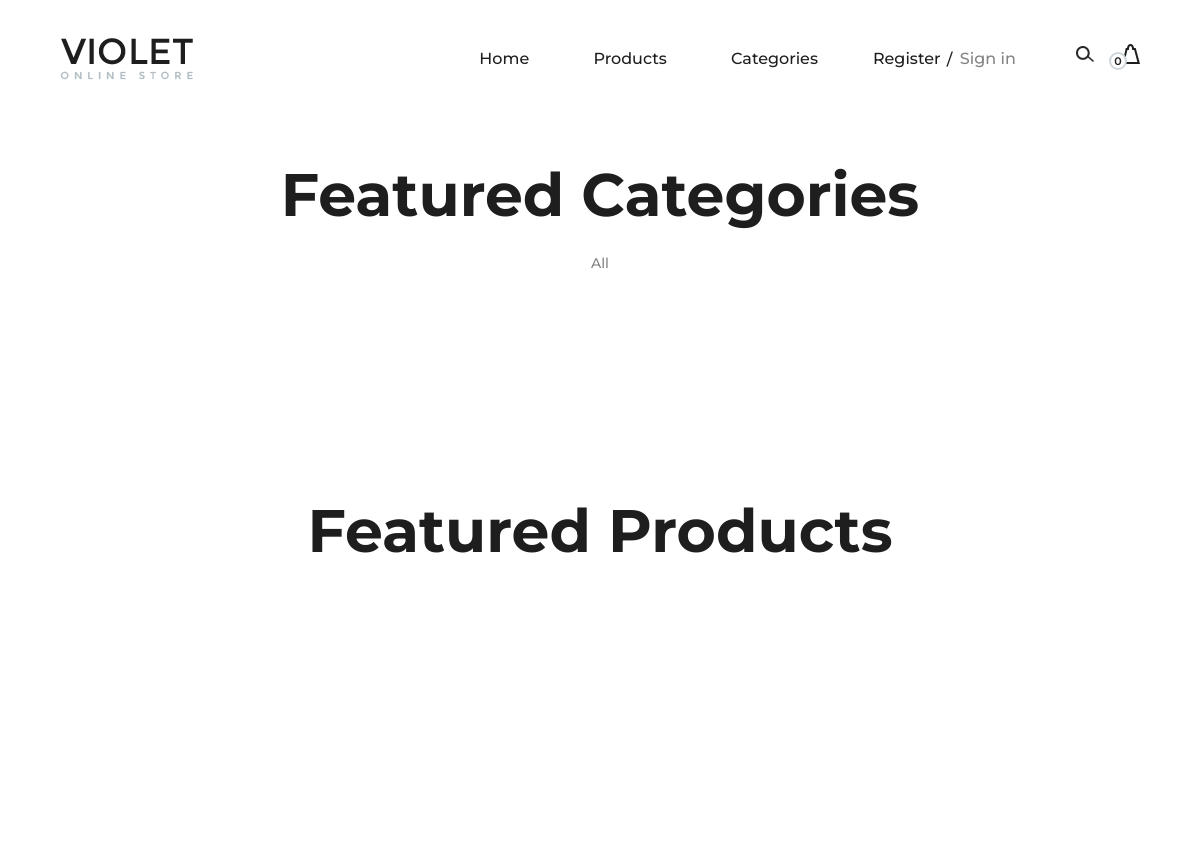
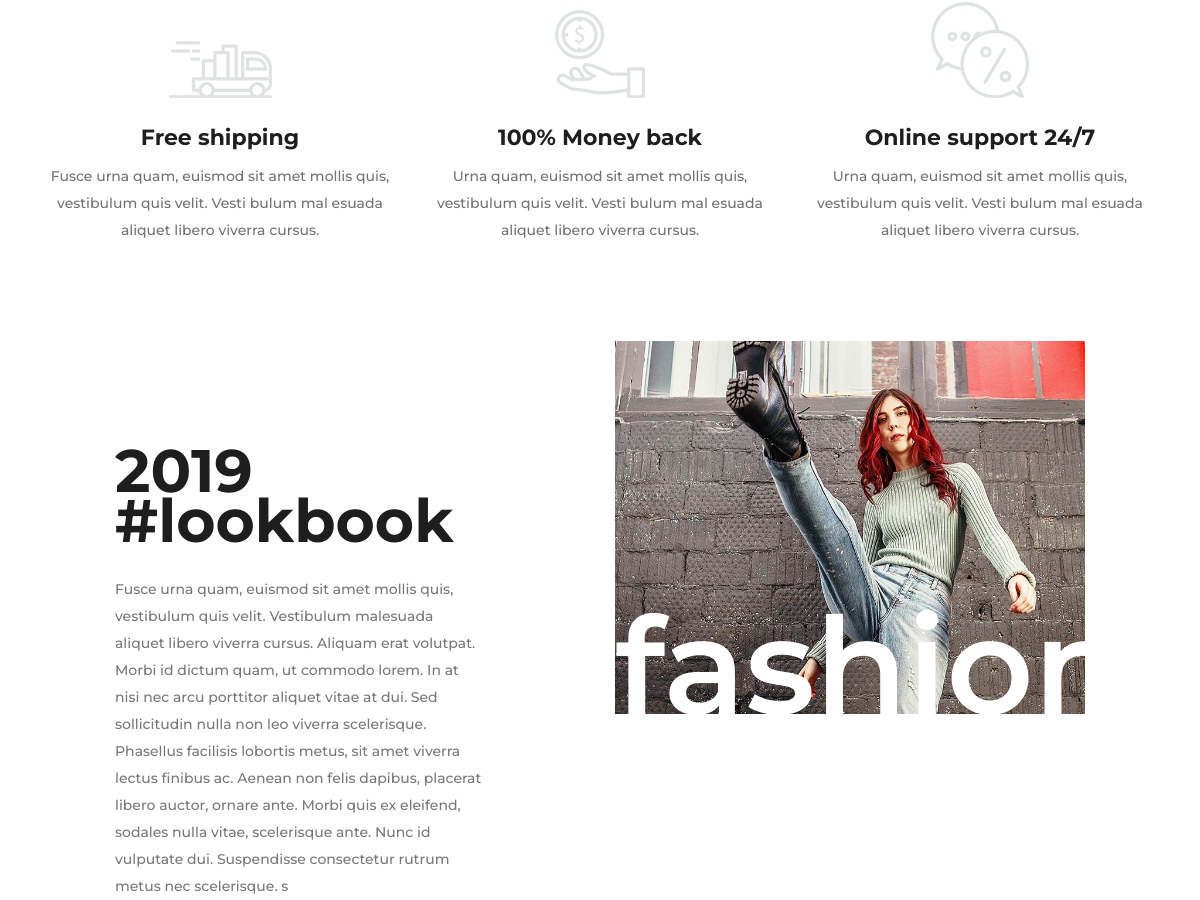
The app's page / (upper part), older data (2 pictures, top to bottom).
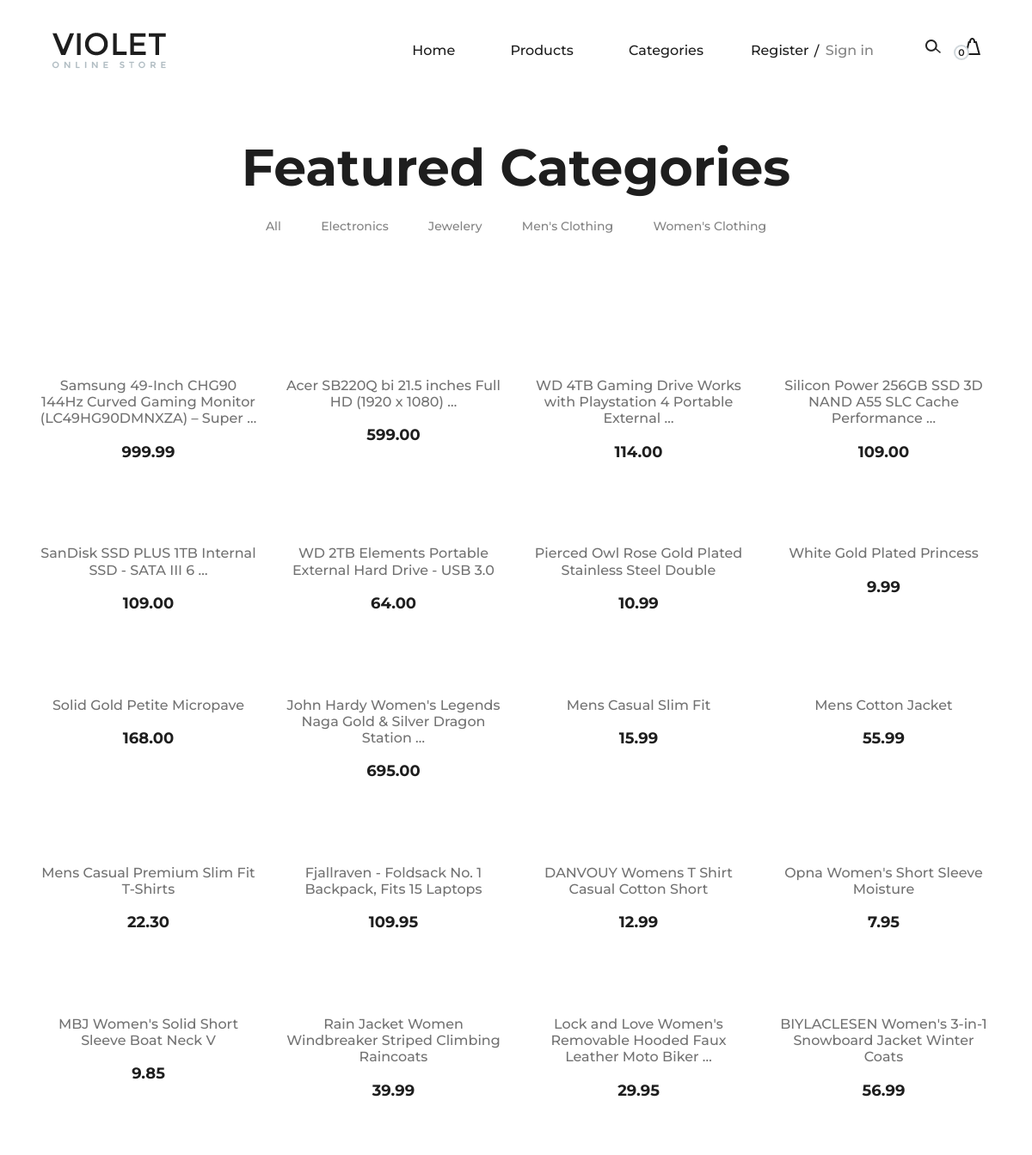
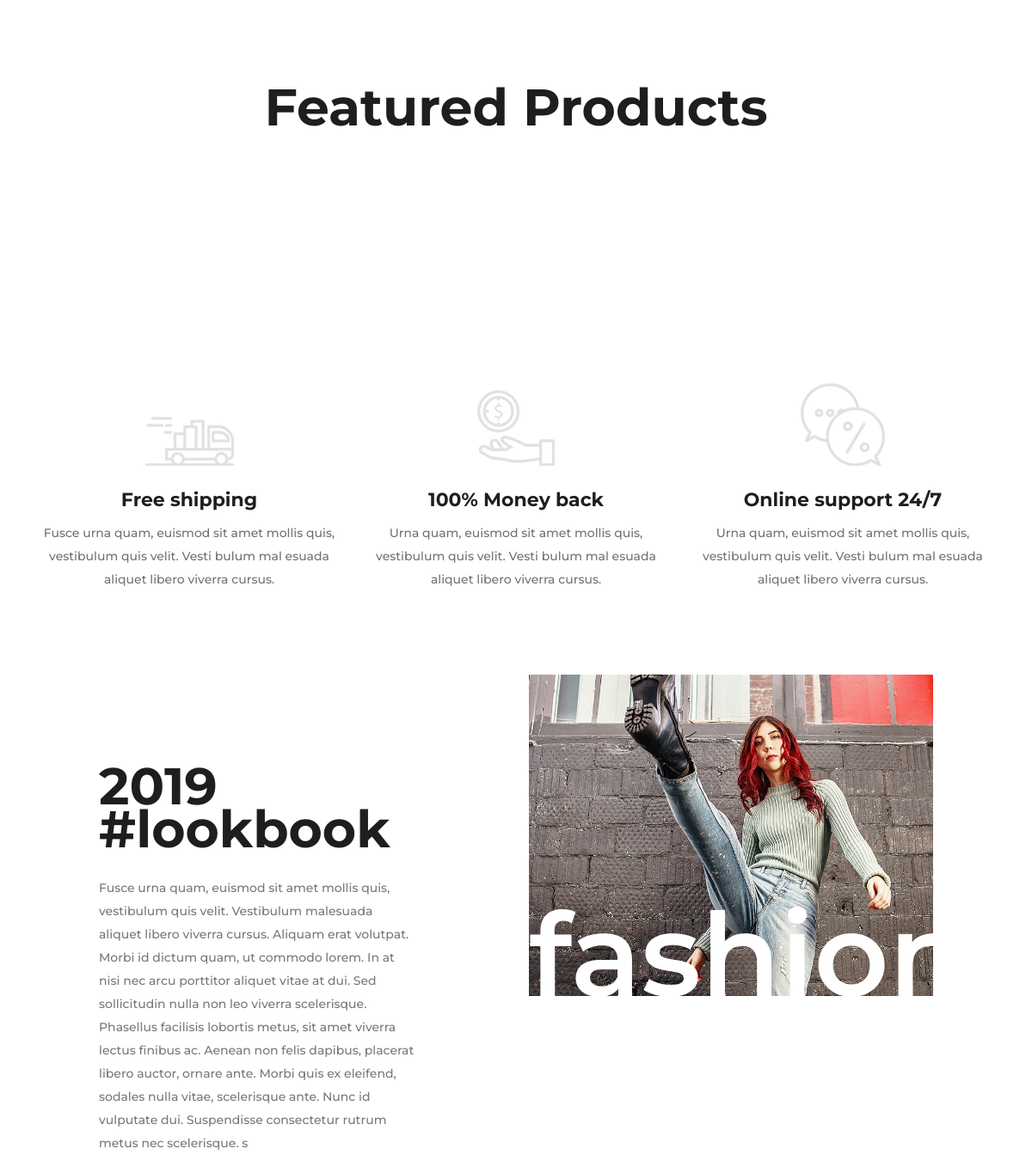
The same page, newer data (2 pictures, top to bottom).
### product/models.py (models this page shows, shortened)
class Category(models.Model):
    title = models.CharField(max_length=150, unique=True)
    slug = models.SlugField( unique=True,max_length=150)
    featured= models.BooleanField(default=False)
    created_data = models.DateTimeField(auto_now_add=True)
    class Meta:
        ordering =['title']

class Product(models.Model):
    title = models.CharField(max_length=250, unique=True)
    slug = models.SlugField( unique=True,max_length=250)
    category = models.ForeignKey(Category,related_name='products', on_delete=models.CASCADE)
    thumbnail = models.URLField()
    description = models.TextField(null=True,blank=True,default='N/A')
    price = models.DecimalField(max_digits=10, decimal_places=2)
    featured= models.BooleanField(default=False)
    in_stock=models.BooleanField(default=True)
    created_data = models.DateTimeField(auto_now_add=True)
    updated_data = models.DateTimeField(auto_now=True)
    class Meta:
        ordering =['-id']

### product/views.py (the view)
# urls.py: path('',Home.as_view(),name='home'),
class Home(generic.TemplateView):
    template_name ='home.html'
    def get_context_data(self, **kwargs):
        context = super().get_context_data(**kwargs)
        context.update({
            'featured_categories': Category.objects.filter(featured=True),
            'featured_products': Product.objects.filter(featured=True),
            'sliders': Slider.objects.filter(show=True)
        })
        return context

### cart/carts.py (called while the page is built)
    def __len__(self):
        return len(list(self.cart.keys()))

### cart/context_processors.py (called while the page is built)
def cart(request):
    return {"cart": Cart(request)}

### product/context_processors.py (called while the page is built)
def categories(request):
    return {
        'categories': Category.objects.all()
    }

### templates/home.html (shortened to what this page needs)
{% extends 'base.html' %}
{% load static %}
{% block content %}
<section class="latest-products spad">
    <div class="container">
        <div class="product-filter">
            <div class="row">
                <div class="col-lg-12 text-center">
                    <div class="section-title">
                        <h2>Featured Categories</h2>
                    </div>
                    <ul class="product-controls">
                        <li data-filter="*">All</li>
                        {% for category in featured_categories %}
                        <li data-filter=".{{category.slug}}">{{category.title | title}}</li>
                        {% endfor %}
                    </ul>
                </div>
            </div>
        </div>
        <div class="row" id="product-list">
            {% for category in featured_categories %}
            {% for product in category.products.all %}
            <div class="col-lg-3 col-sm-6 mix {{category.slug}}">
                <div class="single-product-item">
                    <figure>
                        <a href="{% url 'product-details' product.slug %}"><img style="height:180px ;" src="{{product.thumbnail}}" alt=""></a>
                    </figure>
                    <div class="product-text">
                        <a class="text-decoration-none" href="{% url 'product-details' product.slug %}">
                            <h6>{{product.title | truncatewords:10}}</h6>
                        </a>
                        <p>{{product.price}}</p>
                    </div>
                </div>
            </div>
           {% endfor %}
              {% endfor %}
        </div>
    </div>
</section>
<section class="latest-products spad">
    <div class="container">
        <div class="product-filter">
            <div class="row">
                <div class="col-lg-12 text-center">
                    <div class="section-title">
                        <h2>Featured Products</h2>
                    </div>
                </div>
            </div>
        </div>
    </div>
</section>
<section class="features-section spad">
    <div class="features-ads">
        <div class="container">
            <div class="row">
                <div class="col-lg-4">
                    <div class="single-features-ads first">
                        <img src="{% static 'img/icons/f-delivery.png' %}" alt="">
                        <h4>Free shipping</h4>
                        <p>Fusce urna quam, euismod sit amet mollis quis, vestibulum quis velit. Vesti bulum mal
                            esuada aliquet libero viverra cursus. </p>
                    </div>
                </div>
                <div class="col-lg-4">
                    <div class="single-features-ads second">
                        <img src="{% static 'img/icons/coin.png' %}" alt="">
                        <h4>100% Money back </h4>
                        <p>Urna quam, euismod sit amet mollis quis, vestibulum quis velit. Vesti bulum mal esuada
                            aliquet libero viverra cursus. </p>
                    </div>
                </div>
                <div class="col-lg-4">
                    <div class="single-features-ads">
                        <img src="{% static 'img/icons/chat.png' %}" alt="">
                        <h4>Online support 24/7</h4>
                        <p>Urna quam, euismod sit amet mollis quis, vestibulum quis velit. Vesti bulum mal esuada
                            aliquet libero viverra cursus. </p>
                    </div>
                </div>
            </div>
        </div>
    </div>
</section>
<section class="lookbok-section">
    <div class="container-fluid">
        <div class="row">
            <div class="col-lg-4 offset-lg-1">
                <div class="lookbok-left">
                    <div class="section-title">
                        <h2>2019 <br />#lookbook</h2>
                    </div>
                    <p>Fusce urna quam, euismod sit amet mollis quis, vestibulum quis velit. Vestibulum malesuada
                        aliquet libero viverra cursus. Aliquam erat volutpat. Morbi id dictum quam, ut commodo
                        lorem. In at nisi nec arcu porttitor aliquet vitae at dui. Sed sollicitudin nulla non leo
                        viverra scelerisque. Phasellus facilisis lobortis metus, sit amet viverra lectus finibus ac.
                        Aenean non felis dapibus, placerat libero auctor, ornare ante. Morbi quis ex eleifend,
                        sodales nulla vitae, scelerisque ante. Nunc id vulputate dui. Suspendisse consectetur rutrum
                        metus nec scelerisque. s</p>
                </div>
            </div>
            <div class="col-lg-5 offset-lg-1">
                <div class="lookbok-pic">
                    <img src="{% static 'img/lookbok.jpg'%}" alt="">
                    <div class="pic-text">fashion</div>
                </div>
            </div>
        </div>
    </div>
</section>
{% endblock content %}

### templates/base.html (shortened to what this page needs)
<!DOCTYPE html>
<html lang="zxx">
<head>
    {% load static %}
    <link rel="stylesheet" href="{%  static 'css/bootstrap.min.css' %}" type="text/css">
    <link rel="stylesheet" href="{%  static 'css/font-awesome.min.css' %}" type="text/css">
    <link rel="stylesheet" href="{%  static 'css/nice-select.css' %}" type="text/css">
    <link rel="stylesheet" href="{%  static 'css/owl.carousel.min.css' %}" type="text/css">
    <link rel="stylesheet" href="{%  static 'css/magnific-popup.css' %}" type="text/css">
    <link rel="stylesheet" href="{%  static 'css/slicknav.min.css' %}" type="text/css">
    <link rel="stylesheet" href="{%  static 'css/style.css' %}" type="text/css">
</head>
<body>
    {% include 'header.html' %}
    {% block content %}
    {% endblock content %}
</body>
</html>

### templates/header.html (shortened to what this page needs)
{%load static%}
<header class="header-section">
    <div class="container-fluid">
        <div class="inner-header">
            <div class="logo">
                <a href="{% url 'home' %}"><img src="{% static 'img/logo.png' %}" alt=""></a>
            </div>
            <div class="header-right">
                <img src="{% static 'img/icons/search.png' %}" alt="" class="search-trigger">
                <a href="{% url 'cart' %}">
                    <img src="{% static 'img/icons/bag.png' %}" alt="">
                    <span>{{cart|length}}</span>
                </a>
            </div>
            <div class="user-access">
                <a href="#">Register</a>
                <a href="#" class="in">Sign in</a>
            </div>
            <nav class="main-menu mobile-menu">
                <ul>
                    <li><a class="" href="{% url 'home' %}">Home</a></li>
                    <li><a class="" href="{% url 'product-list' %}">Products</a></li>
                    <li><a href="#">Categories</a>
                    </li>
                </ul>
            </nav>
        </div>
    </div>
</header>

### templates/slider.html (shortened to what this page needs)
{% load static%}

### templates/scripts.html (shortened to what this page needs)
{% load static %}

### static/css/style.css (style rules this page uses)
html, body { height: 100%; font-family: "Montserrat", sans-serif; -webkit-font-smoothing: antialiased; font-smoothing: antialiased; background: none; }
h1, h2, h3, h4, h5, h6 { margin: 0; color: #111111; font-weight: 500; font-family: "Montserrat", sans-serif; }
h2 { font-size: 36px; }
h4 { font-size: 24px; }
h6 { font-size: 16px; }
p { font-size: 15px; color: #7b7b7b; font-weight: 400; line-height: 1.6; font-family: "Montserrat", sans-serif; margin: 0 0 15px 0; }
img { max-width: 100%; }
ul, ol { padding: 0; margin: 0; }
.section-title h2 { color: #1e1e1e; font-size: 60px; font-weight: 700; }
.spad { padding-top: 100px; padding-bottom: 100px; }
.header-section { height: 104px; padding-top: 38px; padding-bottom: 24px; padding-left: 45px; padding-right: 45px; }
.inner-header .logo { float: left; }
.inner-header .header-right { float: right; line-height: 30px; }
.inner-header .header-right img { display: inline-block; margin-right: 20px; cursor: pointer; }
.inner-header .header-right a { display: inline-block; position: relative; }
.inner-header .header-right a img { margin-right: 0; margin-left: 4px; }
.inner-header .header-right a span { font-size: 11px; color: #1e1e1e; width: 18px; height: 18px; border: 2px solid #D0D7DB; background: #fff; display: inline-block; line-height: 15px; text-align: center; border-radius: 50%; font-weight: 600; position: absolute; left: -9px; top: 14px; }
.inner-header .user-access { float: right; margin-right: 100px; }
.inner-header .user-access a { color: #1e1e1e; font-size: 16px; display: inline-block; font-weight: 500; position: relative; line-height: 42px; }
.inner-header .user-access a.in { color: #838383; margin-left: 15px; position: relative; }
.inner-header .user-access a.in::before { position: absolute; left: -13px; top: 1px; color: #1e1e1e; content: "/"; }
.inner-header .main-menu { float: right; margin-right: 150px; }
.inner-header .main-menu ul li { display: inline-block; margin-left: 60px; position: relative; }
.inner-header .main-menu ul li a { color: #1e1e1e; font-size: 16px; display: inline-block; font-weight: 500; position: relative; line-height: 42px; }
.inner-header .main-menu ul li a:after { position: absolute; left: 0; bottom: 7px; width: 100%; height: 2px; background: #1e1e1e; content: ""; opacity: 0; -webkit-transform: all 0.3s; -webkit-transition: all 0.3s; transition: all 0.3s; }
.features-section { padding-bottom: 0; }
.features-ads { padding-bottom: 67px; }
.features-ads .single-features-ads { text-align: center; margin-bottom: 30px; }
.features-ads .single-features-ads.first { margin-top: 39px; }
.features-ads .single-features-ads.second { margin-top: 8px; }
.features-ads .single-features-ads img { margin-bottom: 15px; }
.features-ads .single-features-ads h4 { color: #1e1e1e; font-size: 22px; font-weight: 700; line-height: 50px; }
.features-ads .single-features-ads p { color: #727272; font-size: 14px; line-height: 27px; font-weight: 500; }
.latest-products { padding-top: 55px; padding-bottom: 65px; }
.product-filter { margin-bottom: 100px; }
.product-filter .section-title { margin-bottom: 20px; }
.product-filter .product-controls li { list-style: none; display: inline-block; color: #838383; font-size: 14px; margin-right: 42px; font-weight: 500; cursor: pointer; }
.product-filter .product-controls li:last-child { margin-right: 0; }
.single-product-item { margin-bottom: 30px; }
.single-product-item figure { margin-bottom: 40px; position: relative; overflow: hidden; }
.single-product-item .product-text { text-align: center; }
.single-product-item .product-text h6 { color: #727272; margin-bottom: 15px; }
.single-product-item .product-text p { color: #1e1e1e; font-size: 18px; font-weight: 700; margin-bottom: 0; }
.lookbok-left { padding-top: 105px; }
.lookbok-left .section-title { margin-bottom: 30px; }
.lookbok-left .section-title h2 { line-height: 50px; }
.lookbok-left p { color: #787878; font-size: 14px; line-height: 27px; font-weight: 500; margin-bottom: 40px; }
.lookbok-pic { position: relative; }
.lookbok-pic img { min-width: 100%; height: 100%; }
.lookbok-pic .pic-text { position: absolute; left: 0; right: 0; bottom: 0; text-align: center; font-size: 135px; color: #fff; font-weight: 600; line-height: 97px; }
@media only screen and (min-width: 1200px) and (max-width: 1340px) { .inner-header .user-access { margin-right: 60px; } }
@media only screen and (min-width: 1200px) and (max-width: 1340px) { .inner-header .main-menu { margin-right: 55px; } }

Row changes from the older to the newer data that the page shows:
added Category: title "Electronics"
added Category: title "Jewelery"
added Category: title "Men's Clothing"
added Category: title "Women's Clothing"
added Product: title "Samsung 49-Inch CHG90 144Hz Curved Gaming Monitor (LC49HG90DMNXZA) – Super …", price "999.99"
added Product: title "Acer SB220Q bi 21.5 inches Full HD (1920 x 1080) …", price "599.00"
added Product: title "WD 4TB Gaming Drive Works with Playstation 4 Portable External …", price "114.00"
added Product: title "Silicon Power 256GB SSD 3D NAND A55 SLC Cache Performance …", price "109.00"
added Product: title "SanDisk SSD PLUS 1TB Internal SSD - SATA III 6 …", price "109.00"
added Product: title "WD 2TB Elements Portable External Hard Drive - USB 3.0", price "64.00"
added Product: title "Pierced Owl Rose Gold Plated Stainless Steel Double", price "10.99"
added Product: title "White Gold Plated Princess", price "9.99"
added Product: title "Solid Gold Petite Micropave", price "168.00"
added Product: title "John Hardy Women's Legends Naga Gold & Silver Dragon Station …", price "695.00"
added Product: title "Mens Casual Slim Fit", price "15.99"
added Product: title "Mens Cotton Jacket", price "55.99"
added Product: title "Mens Casual Premium Slim Fit T-Shirts", price "22.30"
added Product: title "Fjallraven - Foldsack No. 1 Backpack, Fits 15 Laptops", price "109.95"
added Product: title "DANVOUY Womens T Shirt Casual Cotton Short", price "12.99"
added Product: title "Opna Women's Short Sleeve Moisture", price "7.95"
added Product: title "MBJ Women's Solid Short Sleeve Boat Neck V", price "9.85"
added Product: title "Rain Jacket Women Windbreaker Striped Climbing Raincoats", price "39.99"
added Product: title "Lock and Love Women's Removable Hooded Faux Leather Moto Biker …", price "29.95"
added Product: title "BIYLACLESEN Women's 3-in-1 Snowboard Jacket Winter Coats", price "56.99"
